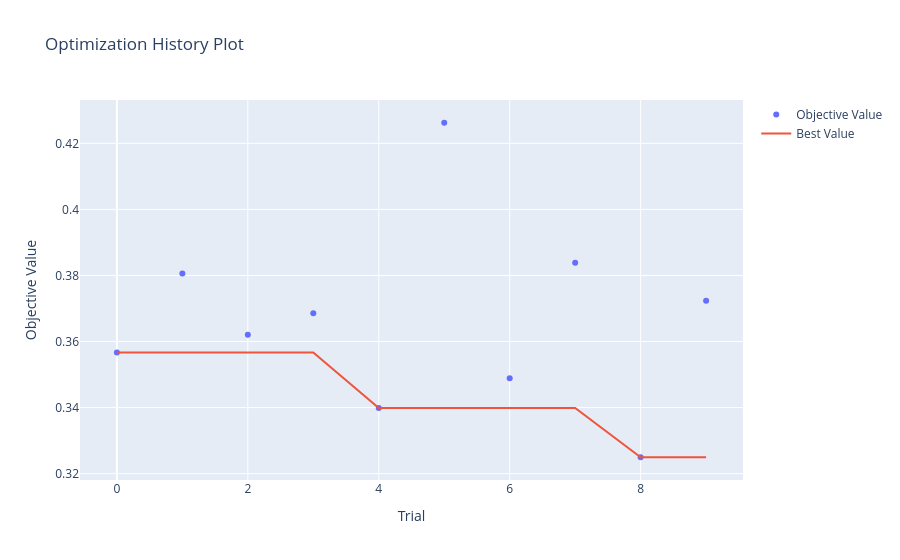
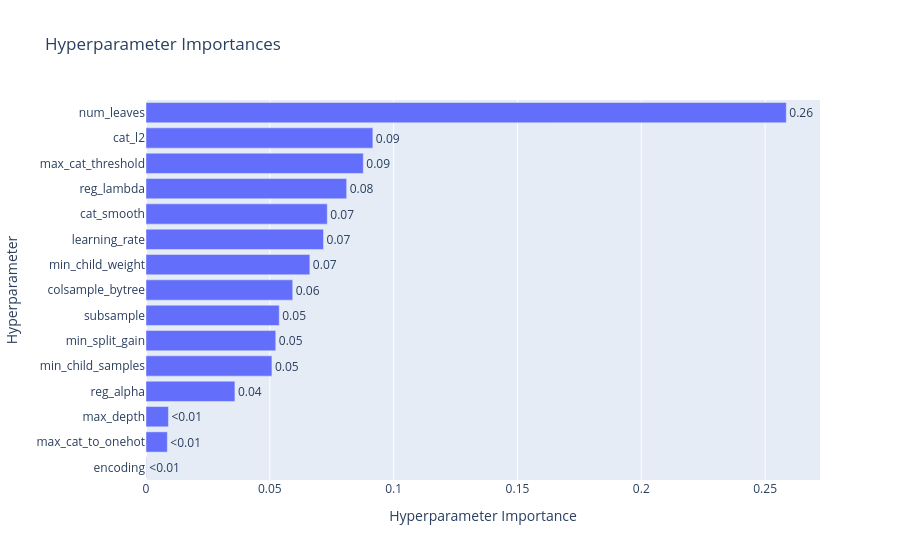

Notebook code for these charts, in order:
### Code cell
import optuna.visualization as vis

vis.plot_optimization_history(study).show()
vis.plot_param_importances(study).show()
vis.plot_slice(study).show()

### Figure 1 — Plotly figure (JSON) as saved in the notebook; plotly's stock layout.template omitted (floating-point values rounded to 4 significant figures)
{"data": [{"mode": "markers", "name": "Objective Value", "type": "scatter", "x": [0, 1, 2, 3, 4, 5, 6, 7, 8, 9], "y": [0.3567, 0.3806, 0.3621, 0.3686, 0.3399, 0.4262, 0.3489, 0.3838, 0.325, 0.3724]}, {"mode": "lines", "name": "Best Value", "type": "scatter", "x": [0, 1, 2, 3, 4, 5, 6, 7, 8, 9], "y": [0.3567, 0.3567, 0.3567, 0.3567, 0.3399, 0.3399, 0.3399, 0.3399, 0.325, 0.325]}, {"marker": {"color": "#cccccc"}, "mode": "markers", "name": "Infeasible Trial", "showlegend": false, "type": "scatter", "x": [], "y": []}], "layout": {"title": {"text": "Optimization History Plot"}, "xaxis": {"title": {"text": "Trial"}}, "yaxis": {"title": {"text": "Objective Value"}}}}

### Figure 2 — Plotly figure (JSON) as saved in the notebook; plotly's stock layout.template omitted (floating-point values rounded to 4 significant figures)
{"data": [{"cliponaxis": false, "hovertemplate": ["encoding (CategoricalDistribution): 0.00012818890926404592<extra></extra>", "max_cat_to_onehot (IntDistribution): 0.00862157333972488<extra></extra>", "max_depth (IntDistribution): 0.009063683085076426<extra></extra>", "reg_alpha (FloatDistribution): 0.035904430247199005<extra></extra>", "min_child_samples (IntDistribution): 0.05084897951027487<extra></extra>", "min_split_gain (FloatDistribution): 0.05240101859198216<extra></extra>", "subsample (FloatDistribution): 0.05380824000028463<extra></extra>", "colsample_bytree (FloatDistribution): 0.05924731586066184<extra></extra>", "min_child_weight (FloatDistribution): 0.0661587772498545<extra></extra>", "learning_rate (FloatDistribution): 0.0716863831956907<extra></extra>", "cat_smooth (FloatDistribution): 0.07319489291337489<extra></extra>", "reg_lambda (FloatDistribution): 0.08102829034969529<extra></extra>", "max_cat_threshold (IntDistribution): 0.08775110411497629<extra></extra>", "cat_l2 (FloatDistribution): 0.09160766130593394<extra></extra>", "num_leaves (IntDistribution): 0.2585494613260066<extra></extra>"], "name": "Objective Value", "orientation": "h", "text": ["<0.01", "<0.01", "<0.01", "0.04", "0.05", "0.05", "0.05", "0.06", "0.07", "0.07", "0.07", "0.08", "0.09", "0.09", "0.26"], "textposition": "outside", "type": "bar", "x": [0.0001282, 0.008622, 0.009064, 0.0359, 0.05085, 0.0524, 0.05381, 0.05925, 0.06616, 0.07169, 0.07319, 0.08103, 0.08775, 0.09161, 0.2585], "y": ["encoding", "max_cat_to_onehot", "max_depth", "reg_alpha", "min_child_samples", "min_split_gain", "subsample", "colsample_bytree", "min_child_weight", "learning_rate", "cat_smooth", "reg_lambda", "max_cat_threshold", "cat_l2", "num_leaves"]}], "layout": {"title": {"text": "Hyperparameter Importances"}, "xaxis": {"title": {"text": "Hyperparameter Importance"}}, "yaxis": {"title": {"text": "Hyperparameter"}}}}
